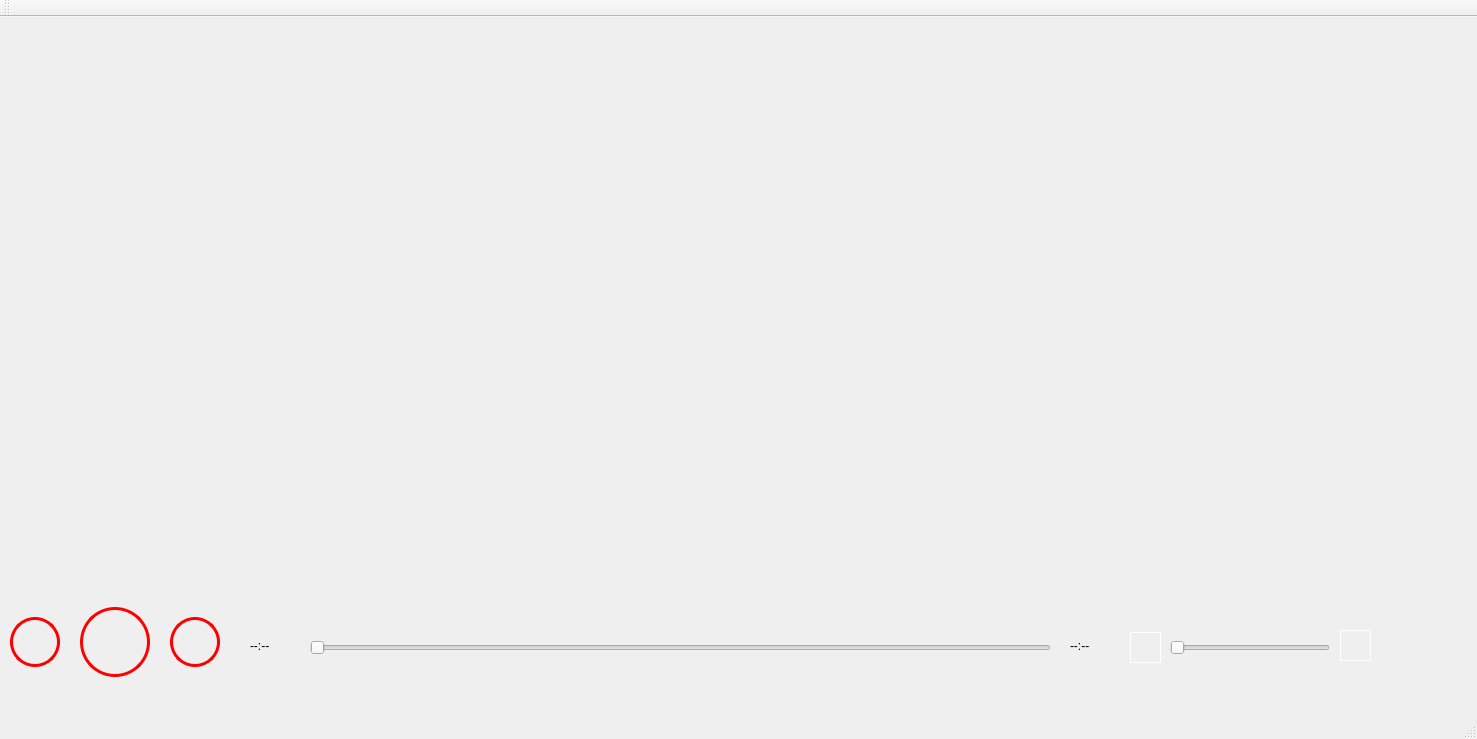
<?xml version="1.0" encoding="UTF-8"?>
<ui version="4.0">
 <class>MainWindow</class>
 <widget class="QMainWindow" name="MainWindow">
  <property name="geometry">
   <rect>
    <x>0</x>
    <y>0</y>
    <width>1477</width>
    <height>739</height>
   </rect>
  </property>
  <property name="windowTitle">
   <string>MainWindow</string>
  </property>
  <property name="autoFillBackground">
   <bool>true</bool>
  </property>
  <widget class="QWidget" name="centralWidget">
   <widget class="QSlider" name="pSlider">
    <property name="geometry">
     <rect>
      <x>310</x>
      <y>620</y>
      <width>741</width>
      <height>22</height>
     </rect>
    </property>
    <property name="orientation">
     <enum>Qt::Horizontal</enum>
    </property>
   </widget>
   <widget class="QPushButton" name="prev_pushButton">
    <property name="geometry">
     <rect>
      <x>10</x>
      <y>600</y>
      <width>50</width>
      <height>50</height>
     </rect>
    </property>
    <property name="styleSheet">
     <string notr="true">QPushButton {
	border:3px solid red;
	border-radius:25px;
	background:url(:/leftbutton.png);
	background-position: center;
}

QPushButton:hover{
	border:3px solid black;
}</string>
    </property>
    <property name="text">
     <string/>
    </property>
   </widget>
   <widget class="QPushButton" name="play_pushButton">
    <property name="geometry">
     <rect>
      <x>80</x>
      <y>590</y>
      <width>70</width>
      <height>70</height>
     </rect>
    </property>
    <property name="autoFillBackground">
     <bool>false</bool>
    </property>
    <property name="styleSheet">
     <string notr="true">QPushButton {
	border:3px solid red;
	border-radius:35px;
	background:url(:/playbutton.png) no-repeat;
	background-position: center;

}

QPushButton:hover{
	border:3px solid black;
}</string>
    </property>
    <property name="text">
     <string/>
    </property>
    <property name="iconSize">
     <size>
      <width>80</width>
      <height>60</height>
     </size>
    </property>
    <property name="autoExclusive">
     <bool>false</bool>
    </property>
   </widget>
   <widget class="QPushButton" name="next_pushButton">
    <property name="geometry">
     <rect>
      <x>170</x>
      <y>600</y>
      <width>50</width>
      <height>50</height>
     </rect>
    </property>
    <property name="autoFillBackground">
     <bool>false</bool>
    </property>
    <property name="styleSheet">
     <string notr="true">QPushButton {
	border:3px solid red;
	border-radius:25px;
	background:url(:/rightbutton.png);
	background-position: center;
}

QPushButton:hover{
	border:3px solid black;
}</string>
    </property>
    <property name="text">
     <string/>
    </property>
   </widget>
   <widget class="QLabel" name="curtime_label">
    <property name="geometry">
     <rect>
      <x>250</x>
      <y>620</y>
      <width>51</width>
      <height>18</height>
     </rect>
    </property>
    <property name="text">
     <string>--:--</string>
    </property>
   </widget>
   <widget class="QLabel" name="totoltime_label">
    <property name="geometry">
     <rect>
      <x>1070</x>
      <y>620</y>
      <width>51</width>
      <height>18</height>
     </rect>
    </property>
    <property name="text">
     <string>--:--</string>
    </property>
   </widget>
   <widget class="QSlider" name="volumSlider">
    <property name="geometry">
     <rect>
      <x>1170</x>
      <y>620</y>
      <width>160</width>
      <height>21</height>
     </rect>
    </property>
    <property name="orientation">
     <enum>Qt::Horizontal</enum>
    </property>
   </widget>
   <widget class="QPushButton" name="playbackmodepushButton">
    <property name="geometry">
     <rect>
      <x>1340</x>
      <y>613</y>
      <width>31</width>
      <height>31</height>
     </rect>
    </property>
    <property name="styleSheet">
     <string notr="true">QPushButton {
	border:1px solid white;
	background-image:url(&quot;:/random.png&quot;) no-repeat;
	background-position:center;
}</string>
    </property>
    <property name="text">
     <string/>
    </property>
   </widget>
   <widget class="QPushButton" name="volsw_pushButton">
    <property name="geometry">
     <rect>
      <x>1130</x>
      <y>615</y>
      <width>31</width>
      <height>31</height>
     </rect>
    </property>
    <property name="styleSheet">
     <string notr="true">QPushButton {
	border:1px solid white;
	background-image:url(:/VolOn.png) no-repeat;
	background-position:center;
}</string>
    </property>
    <property name="text">
     <string/>
    </property>
   </widget>
  </widget>
  <widget class="QMenuBar" name="menuBar">
   <property name="geometry">
    <rect>
     <x>0</x>
     <y>0</y>
     <width>1477</width>
     <height>30</height>
    </rect>
   </property>
  </widget>
  <widget class="QToolBar" name="mainToolBar">
   <attribute name="toolBarArea">
    <enum>TopToolBarArea</enum>
   </attribute>
   <attribute name="toolBarBreak">
    <bool>false</bool>
   </attribute>
  </widget>
  <widget class="QStatusBar" name="statusBar"/>
 </widget>
 <layoutdefault spacing="6" margin="11"/>
 <resources/>
 <connections/>
</ui>
